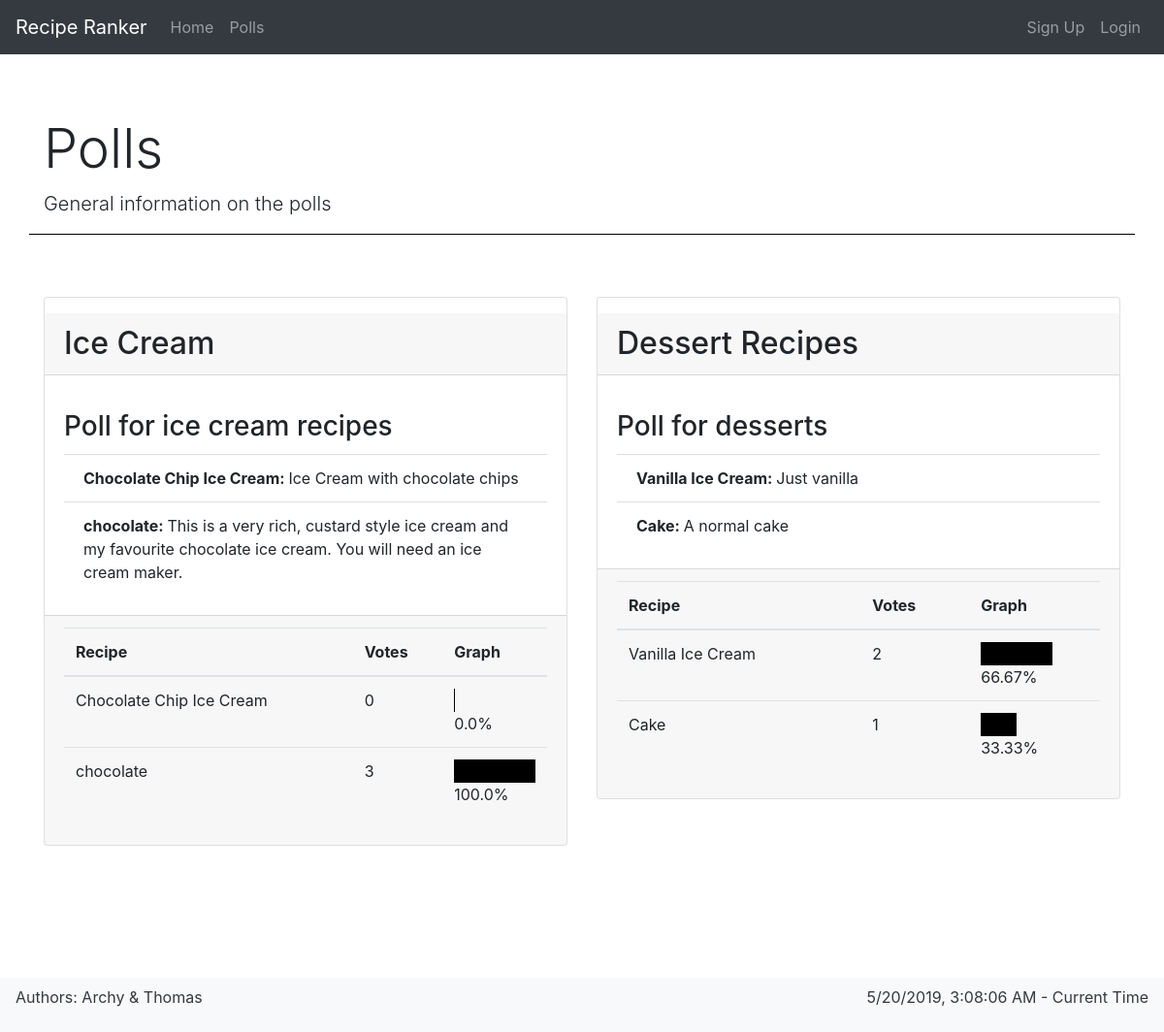
Screenshot of /general_polls with the database file from the repository.
### app/models.py (models this page shows, shortened)
class Poll(db.Model):
    id = db.Column(db.Integer, primary_key=True)
    name = db.Column(db.String(64), nullable=False, index=True)
    description = db.Column(db.String(256), nullable=True)
    date_created = db.Column(
        db.DateTime, nullable=False, index=True, default=datetime.utcnow)
    creator_id = db.Column(
        db.Integer, db.ForeignKey('user.id'), nullable=False)
    recipes = db.relationship("Recipe", backref='poll', lazy='dynamic')
    votes = db.relationship("Vote", backref='poll', lazy='dynamic')

class Recipe(db.Model):
    id = db.Column(db.Integer, primary_key=True)
    name = db.Column(db.String(64), nullable=False, index=True)
    description = db.Column(db.String(256), nullable=True)
    date_added = db.Column(
        db.DateTime, nullable=False, index=True, default=datetime.utcnow)
    contributor_id = db.Column(
        db.Integer, db.ForeignKey('user.id'), nullable=False)
    poll_id = db.Column(db.Integer, db.ForeignKey('poll.id'), nullable=False)
    votes = db.relationship("Vote", backref='recipe', lazy='dynamic')

### app/routes.py (the view)
@app.route('/general_polls')
def general_polls():
    return render_template(
        'general_polls.html',
        description='General information on the polls',
        title='Polls',
        polls=Poll)

### app/templates/general_polls.html
{% extends "base.html" %}
{% block content %}
<div class="row">
    {% for p in polls.query.order_by(polls.date_created) %}
    <div class="col">
        <section class="card">
            <header>
                <h2 class="card-header">{{ p.name }}</h2>
            </header>
            <div class="card-body">
                <h3 class="card-title">{{ p.description }}</h3>
                <ul class="list-group list-group-flush">
                    {% for r in p.recipes.all() %}
                    <li class="list-group-item">
                        <strong> {{ r.name }}: </strong>{{ r.description }}
                    </li>
                    {% endfor %}
                </ul>
            </div>
            <div class="card-footer">
                <table class="table">
                    <thead>
                        <tr>
                            <th scope="col">Recipe</th>
                            <th scope="col">Votes</th>
                            <th scope="col">Graph</th>
                        </tr>
                    </thead>
                    <tbody>
                        {% with total_votes = p.votes.all()|length if p.votes.all()|length > 0 else 1 %}
                        {% for r in p.recipes.all() %}
                        <tr class='table-row'>
                            <td>{{ r.name }}</td>
                            <td>{{ r.votes.all()|length }}</td>
                            <td>
                                <div class="voteGraph"
                                    style="width:{{ ((r.votes.all()|length) * 100 / total_votes)|round(2) }}%"><br>
                                </div><span>{{ ((r.votes.all()|length) * 100 / total_votes)|round(2) }}%</span>
                            </td>
                        </tr>
                        {% endfor %}
                        {% endwith %}
                    </tbody>
                </table>
            </div>
        </section>
    </div>
    {% endfor %}
</div>
{% endblock %}

### app/static/css/style.css (style rules this page uses)
body { padding-bottom: 10rem; }
section > header { margin-top: 1rem; margin-bottom: 1rem; }
section { margin-top: 2rem; margin-bottom: 2rem; }
.card { width: 100%; margin-top: 2rem; margin-bottom: 2rem; }
.voteGraph { background-color: #000; min-width: 1%; }

### rows the page displays
Poll: name "Ice Cream", description "Poll for ice cream recipes"
Recipe: name "Chocolate Chip Ice Cream", description "Ice Cream with chocolate chips", votes.all|length "0", votes "0.0"
Recipe: name "chocolate", description "This is a very rich, custard style ice cream and my favourite chocolate ice cream. You will need an ice cream maker.", votes.all|length "3", votes "100.0"
Poll: name "Dessert Recipes", description "Poll for desserts"
Recipe: name "Vanilla Ice Cream", description "Just vanilla", votes.all|length "2", votes "66.67"
Recipe: name "Cake", description "A normal cake", votes.all|length "1", votes "33.33"

### other values shown
{{ title }} "Polls"
{{ description }} "General information on the polls"
